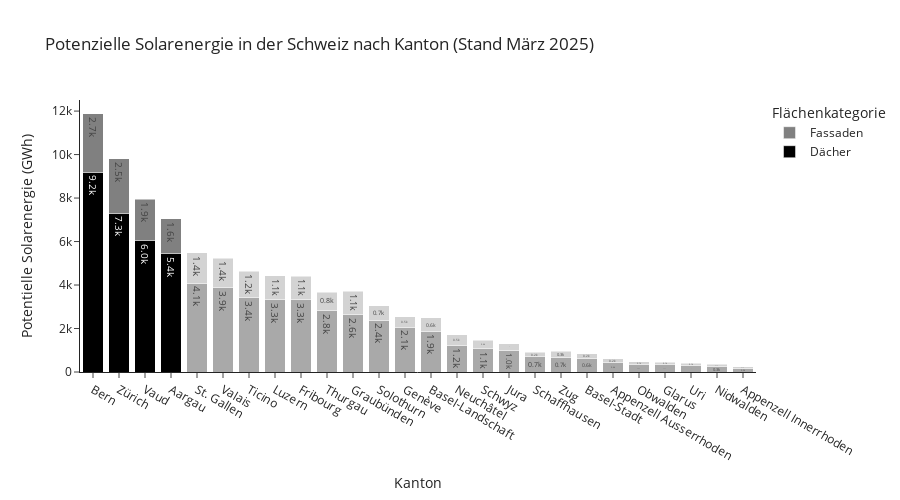

The notebook cell this image was saved under:
### Markdown cell above
## Balkendiagramm erstellen: Potenzielle Solarenergie in der Schweiz
Das Diagramm visualisiert die potentiellen Solarenergiepotenziale nach Kanton.

### Code cell
# Plotly für die Visualisierung importieren
import plotly.graph_objects as go

# Daten für das gestapelte Balkendiagramm vorbereiten
stacked_data = df.groupby("Canton")[["Scenario1_RoofsOnly_PotentialSolarElectricity_GWh", "Scenario3_RoofsFacades_PotentialSolarElectricity_GWh"]].sum()

# Fassaden-Werte bereinigen (Fassaden - Dächer)
stacked_data.loc[:, "Scenario3_RoofsFacades_PotentialSolarElectricity_GWh"] -= stacked_data["Scenario1_RoofsOnly_PotentialSolarElectricity_GWh"]

# Sortieren der Daten in absteigender Reihenfolge
stacked_data = stacked_data.sort_values(by="Scenario1_RoofsOnly_PotentialSolarElectricity_GWh", ascending=False)

# Farben für die Top 4 Kantone definieren
colors_roofs = ['rgb(0, 0, 0)' if i < 4 else 'rgb(169, 169, 169)' for i in range(len(stacked_data))]
colors_facades = ['rgb(128, 128, 128)' if i < 4 else 'rgb(211, 211, 211)' for i in range(len(stacked_data))]

# Erstellen des gestapelten Balkendiagramms
fig = go.Figure()
fig.add_trace(go.Bar(
    name='Dächer',
    x=stacked_data.index,
    y=stacked_data["Scenario1_RoofsOnly_PotentialSolarElectricity_GWh"],
    marker_color=colors_roofs,
    text=(stacked_data["Scenario1_RoofsOnly_PotentialSolarElectricity_GWh"] / 1000).round(1).astype(str) + 'k',
    textposition='inside'
))
fig.add_trace(go.Bar(
    name='Fassaden',
    x=stacked_data.index,
    y=stacked_data["Scenario3_RoofsFacades_PotentialSolarElectricity_GWh"],
    marker_color=colors_facades,
    text=(stacked_data["Scenario3_RoofsFacades_PotentialSolarElectricity_GWh"] / 1000).round(1).astype(str) + 'k',
    textposition='inside'
))

# Layout anpassen
fig.update_layout(barmode='stack',
                  title='Potenzielle Solarenergie in der Schweiz nach Kanton (Stand März 2025)',
                  xaxis_title='Kanton',
                  yaxis_title='Potentielle Solarenergie (GWh)',
                  height=500,
                  template='simple_white',
                  legend_title_text='Flächenkategorie')

# Diagramm als HTML-Datei speichern
fig.write_html("../docs/assets/diagramme/pot_solarenergie_pro_kanton.html")

# Diagramm anzeigen
fig.show()

### Figure 1 — Plotly figure (JSON) as saved in the notebook; plotly's stock layout.template omitted (floating-point values rounded to 4 significant figures)
{"data": [{"marker": {"color": ["rgb(0, 0, 0)", "rgb(0, 0, 0)", "rgb(0, 0, 0)", "rgb(0, 0, 0)", "rgb(169, 169, 169)", "rgb(169, 169, 169)", "rgb(169, 169, 169)", "rgb(169, 169, 169)", "rgb(169, 169, 169)", "rgb(169, 169, 169)", "rgb(169, 169, 169)", "rgb(169, 169, 169)", "rgb(169, 169, 169)", "rgb(169, 169, 169)", "rgb(169, 169, 169)", "rgb(169, 169, 169)", "rgb(169, 169, 169)", "rgb(169, 169, 169)", "rgb(169, 169, 169)", "rgb(169, 169, 169)", "rgb(169, 169, 169)", "rgb(169, 169, 169)", "rgb(169, 169, 169)", "rgb(169, 169, 169)", "rgb(169, 169, 169)", "rgb(169, 169, 169)"]}, "name": "Dächer", "text": ["9.2k", "7.3k", "6.0k", "5.4k", "4.1k", "3.9k", "3.4k", "3.3k", "3.3k", "2.8k", "2.6k", "2.4k", "2.1k", "1.9k", "1.2k", "1.1k", "1.0k", "0.7k", "0.7k", "0.6k", "0.4k", "0.3k", "0.3k", "0.3k", "0.3k", "0.2k"], "textposition": "inside", "type": "bar", "x": ["Bern", "Zürich", "Vaud", "Aargau", "St. Gallen", "Valais", "Ticino", "Luzern", "Fribourg", "Thurgau", "Graubünden", "Solothurn", "Genève", "Basel-Landschaft", "Neuchâtel", "Schwyz", "Jura", "Schaffhausen", "Zug", "Basel-Stadt", "Appenzell Ausserrhoden", "Obwalden", "Glarus", "Uri", "Nidwalden", "Appenzell Innerrhoden"], "y": [9185.0, 7291.0, 6033.0, 5431.0, 4072.0, 3880.0, 3417.0, 3326.0, 3325.0, 2818.0, 2630.0, 2373.0, 2053.0, 1865.0, 1237.0, 1061.0, 1000.0, 704.9, 689.7, 633.9, 428.0, 342.1, 329.8, 289.1, 253.4, 162.0]}, {"marker": {"color": ["rgb(128, 128, 128)", "rgb(128, 128, 128)", "rgb(128, 128, 128)", "rgb(128, 128, 128)", "rgb(211, 211, 211)", "rgb(211, 211, 211)", "rgb(211, 211, 211)", "rgb(211, 211, 211)", "rgb(211, 211, 211)", "rgb(211, 211, 211)", "rgb(211, 211, 211)", "rgb(211, 211, 211)", "rgb(211, 211, 211)", "rgb(211, 211, 211)", "rgb(211, 211, 211)", "rgb(211, 211, 211)", "rgb(211, 211, 211)", "rgb(211, 211, 211)", "rgb(211, 211, 211)", "rgb(211, 211, 211)", "rgb(211, 211, 211)", "rgb(211, 211, 211)", "rgb(211, 211, 211)", "rgb(211, 211, 211)", "rgb(211, 211, 211)", "rgb(211, 211, 211)"]}, "name": "Fassaden", "text": ["2.7k", "2.5k", "1.9k", "1.6k", "1.4k", "1.4k", "1.2k", "1.1k", "1.1k", "0.8k", "1.1k", "0.7k", "0.5k", "0.6k", "0.5k", "0.4k", "0.3k", "0.2k", "0.3k", "0.2k", "0.2k", "0.1k", "0.1k", "0.1k", "0.1k", "0.1k"], "textposition": "inside", "type": "bar", "x": ["Bern", "Zürich", "Vaud", "Aargau", "St. Gallen", "Valais", "Ticino", "Luzern", "Fribourg", "Thurgau", "Graubünden", "Solothurn", "Genève", "Basel-Landschaft", "Neuchâtel", "Schwyz", "Jura", "Schaffhausen", "Zug", "Basel-Stadt", "Appenzell Ausserrhoden", "Obwalden", "Glarus", "Uri", "Nidwalden", "Appenzell Innerrhoden"], "y": [2700.0, 2510.0, 1906.0, 1621.0, 1422.0, 1355.0, 1219.0, 1097.0, 1077.0, 847.5, 1093.0, 683.5, 484.4, 631.9, 475.2, 400.8, 304.0, 211.4, 258.1, 198.0, 185.3, 132.2, 113.8, 104.6, 92.25, 68.99]}], "layout": {"barmode": "stack", "height": 500, "legend": {"title": {"text": "Flächenkategorie"}}, "title": {"text": "Potenzielle Solarenergie in der Schweiz nach Kanton (Stand März 2025)"}, "xaxis": {"title": {"text": "Kanton"}}, "yaxis": {"title": {"text": "Potentielle Solarenergie (GWh)"}}}}
